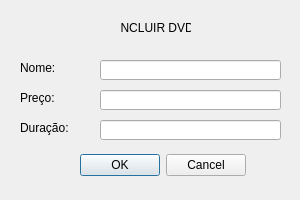
<?xml version="1.0" encoding="UTF-8"?>
<ui version="4.0">
 <class>IncluirDVD</class>
 <widget class="QDialog" name="IncluirDVD">
  <property name="geometry">
   <rect>
    <x>0</x>
    <y>0</y>
    <width>300</width>
    <height>200</height>
   </rect>
  </property>
  <property name="windowTitle">
   <string>Incluir DVD</string>
  </property>
  <widget class="QDialogButtonBox" name="buttonBox">
   <property name="geometry">
    <rect>
     <x>75</x>
     <y>150</y>
     <width>171</width>
     <height>31</height>
    </rect>
   </property>
   <property name="contextMenuPolicy">
    <enum>Qt::DefaultContextMenu</enum>
   </property>
   <property name="orientation">
    <enum>Qt::Horizontal</enum>
   </property>
   <property name="standardButtons">
    <set>QDialogButtonBox::Cancel|QDialogButtonBox::Ok</set>
   </property>
  </widget>
  <widget class="QLabel" name="nlabel">
   <property name="geometry">
    <rect>
     <x>20</x>
     <y>60</y>
     <width>49</width>
     <height>16</height>
    </rect>
   </property>
   <property name="text">
    <string>Nome:</string>
   </property>
  </widget>
  <widget class="QLabel" name="plabel">
   <property name="geometry">
    <rect>
     <x>20</x>
     <y>90</y>
     <width>49</width>
     <height>16</height>
    </rect>
   </property>
   <property name="text">
    <string>Preço:</string>
   </property>
  </widget>
  <widget class="QLabel" name="flabel">
   <property name="geometry">
    <rect>
     <x>20</x>
     <y>120</y>
     <width>61</width>
     <height>16</height>
    </rect>
   </property>
   <property name="text">
    <string>Duração:</string>
   </property>
  </widget>
  <widget class="QLineEdit" name="nomedit">
   <property name="geometry">
    <rect>
     <x>100</x>
     <y>60</y>
     <width>181</width>
     <height>20</height>
    </rect>
   </property>
  </widget>
  <widget class="QLineEdit" name="pedit">
   <property name="geometry">
    <rect>
     <x>100</x>
     <y>90</y>
     <width>181</width>
     <height>20</height>
    </rect>
   </property>
  </widget>
  <widget class="QLineEdit" name="fedit">
   <property name="geometry">
    <rect>
     <x>100</x>
     <y>120</y>
     <width>181</width>
     <height>20</height>
    </rect>
   </property>
  </widget>
  <widget class="QLabel" name="titulo">
   <property name="geometry">
    <rect>
     <x>120</x>
     <y>20</y>
     <width>71</width>
     <height>16</height>
    </rect>
   </property>
   <property name="text">
    <string>INCLUIR DVD</string>
   </property>
   <property name="alignment">
    <set>Qt::AlignCenter</set>
   </property>
  </widget>
 </widget>
 <resources/>
 <connections>
  <connection>
   <sender>buttonBox</sender>
   <signal>accepted()</signal>
   <receiver>IncluirDVD</receiver>
   <slot>accept()</slot>
   <hints>
    <hint type="sourcelabel">
     <x>248</x>
     <y>254</y>
    </hint>
    <hint type="destinationlabel">
     <x>157</x>
     <y>274</y>
    </hint>
   </hints>
  </connection>
  <connection>
   <sender>buttonBox</sender>
   <signal>rejected()</signal>
   <receiver>IncluirDVD</receiver>
   <slot>reject()</slot>
   <hints>
    <hint type="sourcelabel">
     <x>316</x>
     <y>260</y>
    </hint>
    <hint type="destinationlabel">
     <x>286</x>
     <y>274</y>
    </hint>
   </hints>
  </connection>
 </connections>
</ui>
